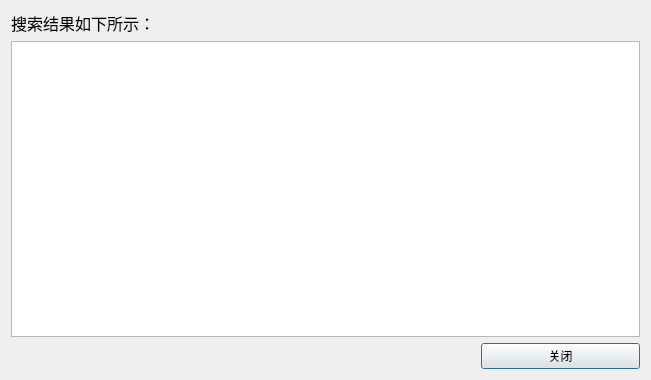
<?xml version="1.0" encoding="UTF-8"?>
<ui version="4.0">
 <class>recordinfo</class>
 <widget class="QDialog" name="recordinfo">
  <property name="geometry">
   <rect>
    <x>0</x>
    <y>0</y>
    <width>651</width>
    <height>380</height>
   </rect>
  </property>
  <property name="windowTitle">
   <string>交易记录</string>
  </property>
  <layout class="QVBoxLayout" name="verticalLayout">
   <item>
    <widget class="QLabel" name="label">
     <property name="font">
      <font>
       <family>Arial</family>
       <pointsize>12</pointsize>
       <weight>50</weight>
       <italic>false</italic>
       <bold>false</bold>
       <underline>false</underline>
      </font>
     </property>
     <property name="styleSheet">
      <string notr="true">font: 12pt &quot;Arial&quot;;</string>
     </property>
     <property name="text">
      <string>搜索结果如下所示：</string>
     </property>
    </widget>
   </item>
   <item>
    <widget class="QTableView" name="record_msg"/>
   </item>
   <item>
    <layout class="QHBoxLayout" name="horizontalLayout">
     <item>
      <spacer name="horizontalSpacer">
       <property name="orientation">
        <enum>Qt::Horizontal</enum>
       </property>
       <property name="sizeType">
        <enum>QSizePolicy::Fixed</enum>
       </property>
       <property name="sizeHint" stdset="0">
        <size>
         <width>470</width>
         <height>20</height>
        </size>
       </property>
      </spacer>
     </item>
     <item>
      <widget class="QPushButton" name="btn_close">
       <property name="text">
        <string>关闭</string>
       </property>
      </widget>
     </item>
    </layout>
   </item>
  </layout>
 </widget>
 <resources/>
 <connections/>
</ui>
